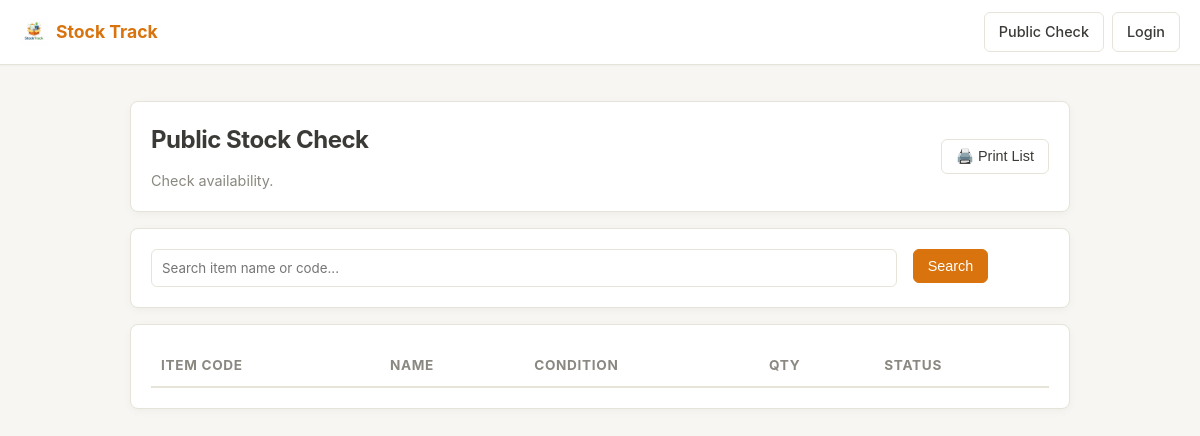
/public.php, run on an earlier commit of the app's database.
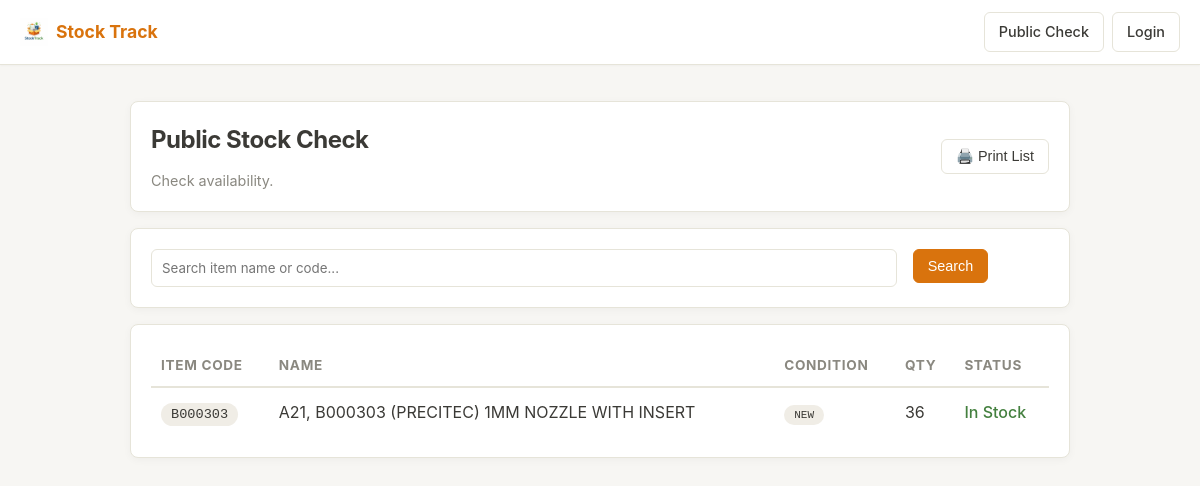
And on a later commit of the database.
### tables this page shows
CREATE TABLE items (
            id INTEGER PRIMARY KEY AUTOINCREMENT,
            item_code TEXT NOT NULL,
            item_name TEXT NOT NULL,
            condition TEXT NOT NULL DEFAULT 'NEW',
            qty INTEGER NOT NULL DEFAULT 0,
            is_deleted INTEGER DEFAULT 0,
            created_at TEXT NOT NULL DEFAULT (datetime('now')),
            updated_at TEXT NOT NULL DEFAULT (datetime('now')), min_qty INTEGER NOT NULL DEFAULT 0,
            UNIQUE(item_code, condition)
        );

### app/auth.php (called while the page is built, shortened)
<?php
function h(string $s): string { return htmlspecialchars($s, ENT_QUOTES, 'UTF-8'); }

### public.php (the view, shortened to what this page needs)
<?php
require_once __DIR__ . '/app/layout.php';
$pdo = db();
$q = trim($_GET['q'] ?? '');
$sql = "SELECT * FROM items WHERE is_deleted=0 ";
$args = [];
$sql .= " ORDER BY item_name ASC LIMIT 200";
$items = $pdo->prepare($sql);
$items->execute($args);
$items = $items->fetchAll();
?>
<div class="card" style="display:flex; justify-content:space-between; align-items:center;">
  <div>
    <h1>Public Stock Check</h1>
    <div class="muted">Check availability.</div>
  </div>
  <button class="btn" onclick="window.print()">🖨️ Print List</button>
</div>
<div class="card">
  <form method="get" class="grid">
    <div class="col-10">
      <input name="q" value="<?php echo h($q); ?>" placeholder="Search item name or code..." />
    </div>
    <div class="col-2">
      <button class="btn" type="submit">Search</button>
    </div>
  </form>
</div>
<div class="card">
  <table>
    <thead><tr><th>Item Code</th><th>Name</th><th>Condition</th><th>Qty</th><th>Status</th></tr></thead>
    <tbody>
    <?php foreach($items as $it):
      $qty = (int)$it['qty'];
      $min = (int)($it['min_qty'] ?? 0);
      $cond = $it['condition'];
      $condLbl = $cond === 'NEW' ? 'NEW' : ($cond === 'REPAIRED' ? '🛠️ REP' : '⚠️ FLT');
      $condCls = $cond === 'NEW' ? 'pill' : ($cond === 'REPAIRED' ? 'pill pill-adjust' : 'pill pill-take');
      $rowClass = ($qty <= $min && $qty > 0) ? 'row-low-stock' : '';
    ?>
      <tr class="<?php echo $rowClass; ?>">
        <td><span class="pill"><?php echo h($it['item_code']); ?></span></td>
        <td><?php echo h($it['item_name']); ?></td>
        <td><span class="<?php echo $condCls; ?>" style="font-size:0.85em"><?php echo $condLbl; ?></span></td>
        <td><?php echo $qty; ?></td>
        <td><?php echo $qty>0 ? "<span class='good'>In Stock</span>" : "<span class='bad'>Out of Stock</span>"; ?></td>
      </tr>
    <?php endforeach; ?>
    </tbody>
  </table>
</div>

What changed in the data, as far as the page shows it:
now on this page (row edited): items: item_code "B000303", item_name "A21, B000303 (PRECITEC) 1MM NOZZLE WITH INSERT", condition "NEW", qty "36", shows "In Stock"
